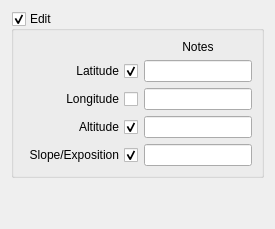
      <widget class="QWidget" name="tabSite">
       <attribute name="title">
        <string>Site</string>
       </attribute>
       <layout class="QGridLayout" name="gridLayout_42">
        <item row="0" column="0" rowspan="2" colspan="3">
         <widget class="QGroupBox" name="gbxSite">
          <property name="title">
           <string>Edit</string>
          </property>
          <property name="checkable">
           <bool>true</bool>
          </property>
          <property name="checked">
           <bool>true</bool>
          </property>
          <layout class="QGridLayout" name="gridLayoutStateVars">
           <item row="5" column="1">
            <widget class="QLineEdit" name="ledSiteSlopeExposition"/>
           </item>
           <item row="2" column="1">
            <widget class="QLineEdit" name="ledSiteLatitude"/>
           </item>
           <item row="2" column="0">
            <widget class="QCheckBox" name="chbxLatitudeSite">
             <property name="toolTip">
              <string>&lt;html&gt;&lt;head/&gt;&lt;body&gt;&lt;p&gt;Check if Minimum Data&lt;/p&gt;&lt;/body&gt;&lt;/html&gt;</string>
             </property>
             <property name="layoutDirection">
              <enum>Qt::RightToLeft</enum>
             </property>
             <property name="text">
              <string>Latitude</string>
             </property>
             <property name="checked">
              <bool>true</bool>
             </property>
             <property name="tristate">
              <bool>false</bool>
             </property>
            </widget>
           </item>
           <item row="3" column="0">
            <widget class="QCheckBox" name="chbxLongitudeSite">
             <property name="toolTip">
              <string>&lt;html&gt;&lt;head/&gt;&lt;body&gt;&lt;p&gt;Check if Minimum Data&lt;/p&gt;&lt;/body&gt;&lt;/html&gt;</string>
             </property>
             <property name="layoutDirection">
              <enum>Qt::RightToLeft</enum>
             </property>
             <property name="text">
              <string>Longitude</string>
             </property>
            </widget>
           </item>
           <item row="4" column="0">
            <widget class="QCheckBox" name="chbxAltitudeSite">
             <property name="toolTip">
              <string>&lt;html&gt;&lt;head/&gt;&lt;body&gt;&lt;p&gt;Check if Minimum Data&lt;/p&gt;&lt;/body&gt;&lt;/html&gt;</string>
             </property>
             <property name="layoutDirection">
              <enum>Qt::RightToLeft</enum>
             </property>
             <property name="text">
              <string>Altitude</string>
             </property>
             <property name="checked">
              <bool>true</bool>
             </property>
            </widget>
           </item>
           <item row="4" column="1">
            <widget class="QLineEdit" name="ledSiteAltitude"/>
           </item>
           <item row="0" column="1">
            <widget class="QLabel" name="lblSiteObservations">
             <property name="sizePolicy">
              <sizepolicy hsizetype="Preferred" vsizetype="Fixed">
               <horstretch>0</horstretch>
               <verstretch>0</verstretch>
              </sizepolicy>
             </property>
             <property name="font">
              <font>
               <pointsize>9</pointsize>
              </font>
             </property>
             <property name="text">
              <string>Notes</string>
             </property>
             <property name="alignment">
              <set>Qt::AlignCenter</set>
             </property>
            </widget>
           </item>
           <item row="5" column="0">
            <widget class="QCheckBox" name="chbxSlopeSite">
             <property name="toolTip">
              <string>&lt;html&gt;&lt;head/&gt;&lt;body&gt;&lt;p&gt;Check if Minimum Data&lt;/p&gt;&lt;/body&gt;&lt;/html&gt;</string>
             </property>
             <property name="layoutDirection">
              <enum>Qt::RightToLeft</enum>
             </property>
             <property name="text">
              <string>Slope/Exposition</string>
             </property>
             <property name="checked">
              <bool>true</bool>
             </property>
            </widget>
           </item>
           <item row="3" column="1">
            <widget class="QLineEdit" name="ledSiteLongitude"/>
           </item>
          </layout>
         </widget>
        </item>
        <item row="2" column="0" colspan="3">
         <spacer name="verticalSpacer_3">
          <property name="orientation">
           <enum>Qt::Vertical</enum>
          </property>
          <property name="sizeHint" stdset="0">
           <size>
            <width>20</width>
            <height>40</height>
           </size>
          </property>
         </spacer>
        </item>
       </layout>
      </widget>
